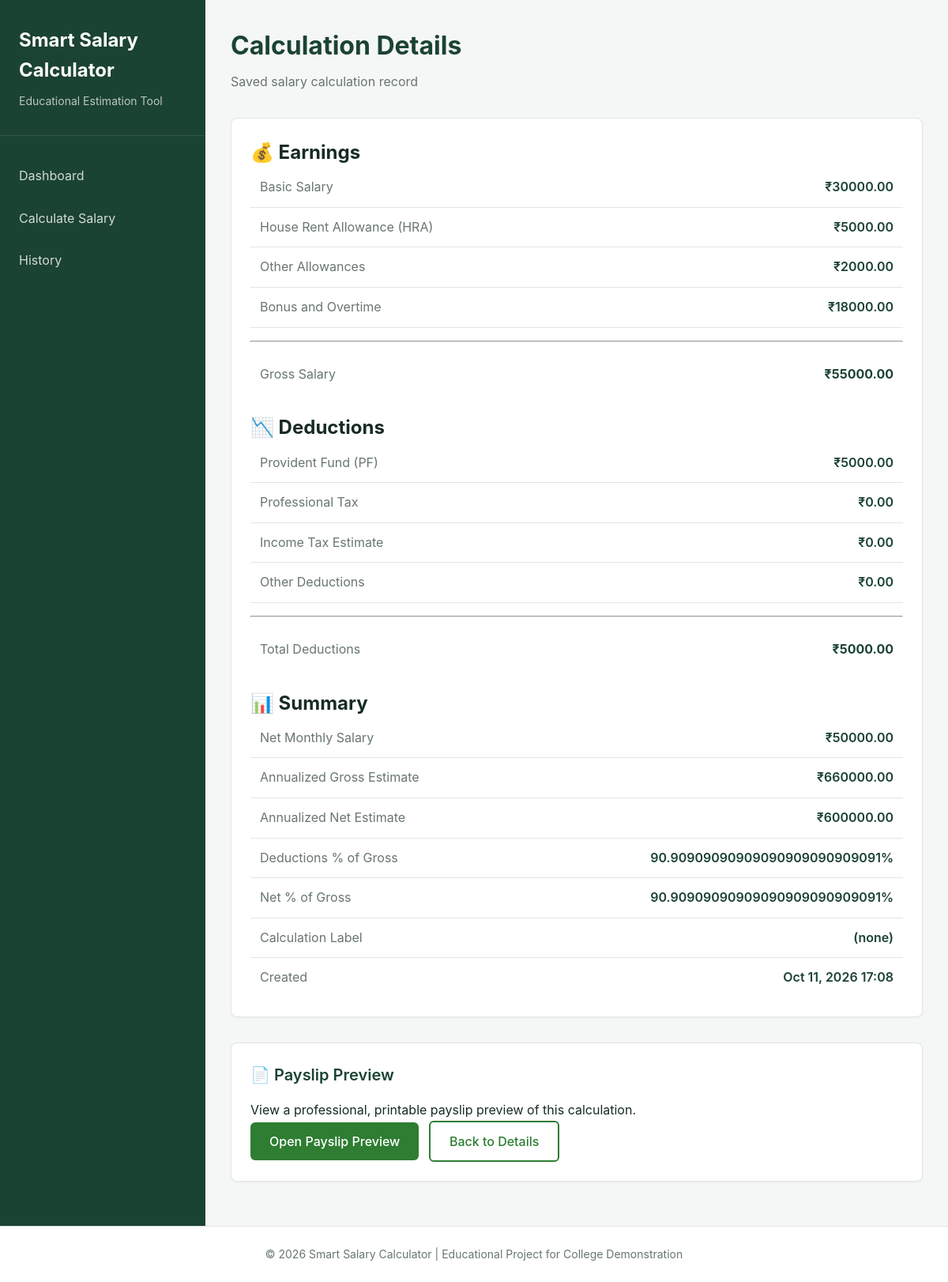
Page /calculation/9/ on the committed database.
### calculator/models.py (models this page shows, shortened)
class SalaryCalculation(models.Model):
    created_at = models.DateTimeField(
        auto_now_add=True, help_text="Timestamp when this calculation was created"
    )
    label = models.CharField(
        max_length=200,
        blank=True,
        null=True,
        help_text="Optional descriptive label for this calculation",
    )
    basic_salary = models.DecimalField(
        max_digits=12,
        decimal_places=2,
        help_text="Monthly basic salary",
    )
    hra = models.DecimalField(
        max_digits=12,
        decimal_places=2,
        default=Decimal("0.00"),
        help_text="House Rent Allowance",
    )
    other_allowances = models.DecimalField(
        max_digits=12,
        decimal_places=2,
        default=Decimal("0.00"),
        help_text="Other monthly allowances",
    )
    bonus_overtime = models.DecimalField(
        max_digits=12,
        decimal_places=2,
        default=Decimal("0.00"),
        help_text="Bonus and overtime pay",
    )
    pf_deduction = models.DecimalField(
        max_digits=12,
        decimal_places=2,
        default=Decimal("0.00"),
        help_text="Provident Fund deduction",
    )
    professional_tax = models.DecimalField(
        max_digits=12,
        decimal_places=2,
        default=Decimal("0.00"),
        help_text="Professional tax deduction",
    )
    income_tax_estimate = models.DecimalField(
        max_digits=12,
        decimal_places=2,
        default=Decimal("0.00"),
        help_text="Estimated income tax deduction",
    )
    other_deductions = models.DecimalField(
        max_digits=12,
        decimal_places=2,
        default=Decimal("0.00"),
        help_text="Other deductions",
    )
    gross_salary = models.DecimalField(
        max_digits=12,
        decimal_places=2,
        help_text="Calculated gross salary (snapshot)",
    )
    total_deductions = models.DecimalField(
        max_digits=12,
        decimal_places=2,
        help_text="Calculated total deductions (snapshot)",
    )
    net_salary = models.DecimalField(
        max_digits=12,
        decimal_places=2,
        help_text="Calculated net salary (snapshot)",
    )
    class Meta:
        ordering = ["-created_at"]
        verbose_name = "Salary Calculation"
        verbose_name_plural = "Salary Calculations"

### calculator/views.py (the view)
# urls.py: path('calculation/<int:calc_id>/', calculator_views.history_detail, name='history_detail'),
def history_detail(request, calc_id):
    calc = get_object_or_404(SalaryCalculation, id=calc_id)
    monthly_gross = calc.gross_salary
    monthly_net = calc.net_salary
    annualized_gross = monthly_gross * 12
    annualized_net = monthly_net * 12
    if monthly_gross > 0:
        total_deductions_pct = (monthly_net / monthly_gross) * 100
        net_pct_of_gross = (calc.net_salary / calc.gross_salary) * 100
    else:
        total_deductions_pct = Decimal('0.00')
        net_pct_of_gross = Decimal('0.00')
    is_negative = calc.net_salary < 0
    context = {
        'calc': calc,
        'annualized_gross': annualized_gross,
        'annualized_net': annualized_net,
        'total_deductions_pct': total_deductions_pct,
        'net_pct_of_gross': net_pct_of_gross,
        'is_negative': is_negative,
    }
    return render(request, 'calculator/history_detail.html', context)

### templates/calculator/history_detail.html (shortened to what this page needs)
{% extends 'base.html' %}
{% block content %}
<div class="page-header">
    <h1 class="page-title">Calculation Details</h1>
    <p class="page-description">Saved salary calculation record</p>
</div>
<div class="card">
    <div class="card-body">
        <div class="detail-section">
            <h2 class="detail-section-header">💰 Earnings</h2>
            <div class="details-list">
                <div class="details-item">
                    <span class="details-label">Basic Salary</span>
                    <span class="details-value">₹{{ calc.basic_salary }}</span>
                </div>
                <div class="details-item">
                    <span class="details-label">House Rent Allowance (HRA)</span>
                    <span class="details-value">₹{{ calc.hra }}</span>
                </div>
                <div class="details-item">
                    <span class="details-label">Other Allowances</span>
                    <span class="details-value">₹{{ calc.other_allowances }}</span>
                </div>
                <div class="details-item">
                    <span class="details-label">Bonus and Overtime</span>
                    <span class="details-value">₹{{ calc.bonus_overtime }}</span>
                </div>
                <hr style="margin: 1rem 0;">
                <div class="details-item details-total">
                    <span class="details-label">Gross Salary</span>
                    <span class="details-value"><strong>₹{{ calc.gross_salary }}</strong></span>
                </div>
            </div>
        </div>
        <div class="detail-section" style="margin-top: 1.5rem;">
            <h2 class="detail-section-header">📉 Deductions</h2>
            <div class="details-list">
                <div class="details-item">
                    <span class="details-label">Provident Fund (PF)</span>
                    <span class="details-value">₹{{ calc.pf_deduction }}</span>
                </div>
                <div class="details-item">
                    <span class="details-label">Professional Tax</span>
                    <span class="details-value">₹{{ calc.professional_tax }}</span>
                </div>
                <div class="details-item">
                    <span class="details-label">Income Tax Estimate</span>
                    <span class="details-value">₹{{ calc.income_tax_estimate }}</span>
                </div>
                <div class="details-item">
                    <span class="details-label">Other Deductions</span>
                    <span class="details-value">₹{{ calc.other_deductions }}</span>
                </div>
                <hr style="margin: 1rem 0;">
                <div class="details-item details-total">
                    <span class="details-label">Total Deductions</span>
                    <span class="details-value"><strong>₹{{ calc.total_deductions }}</strong></span>
                </div>
            </div>
        </div>
        <div class="detail-section" style="margin-top: 1.5rem;">
            <h2 class="detail-section-header">📊 Summary</h2>
            <div class="details-list">
                <div class="details-item">
                    <span class="details-label">Net Monthly Salary</span>
                    <span class="details-value {% if is_negative %}result-value-negative{% endif %}">₹{{ calc.net_salary }}</span>
                </div>
                {% if calc.gross_salary > 0 %}
                <div class="details-item">
                    <span class="details-label">Annualized Gross Estimate</span>
                    <span class="details-value">₹{{ annualized_gross }}</span>
                </div>
                <div class="details-item">
                    <span class="details-label">Annualized Net Estimate</span>
                    <span class="details-value">₹{{ annualized_net }}</span>
                </div>
                <div class="details-item">
                    <span class="details-label">Deductions % of Gross</span>
                    <span class="details-value">{{ total_deductions_pct }}%</span>
                </div>
                <div class="details-item">
                    <span class="details-label">Net % of Gross</span>
                    <span class="details-value">{{ net_pct_of_gross }}%</span>
                </div>
                {% endif %}
                <div class="details-item">
                    <span class="details-label">Calculation Label</span>
                    <span class="details-value">{{ calc.label|default:'(none)' }}</span>
                </div>
                <div class="details-item">
                    <span class="details-label">Created</span>
                    <span class="details-value">{{ calc.created_at|date:"M d, Y H:i" }}</span>
                </div>
            </div>
        </div>
    </div>
</div>
<div class="card" style="margin-top: 2rem;">
    <div class="card-body">
        <h2 class="card-header">📄 Payslip Preview</h2>
        <p>View a professional, printable payslip preview of this calculation.</p>
        <a href="{% url 'payslip' calc_id=calc.id %}" class="btn btn-primary">Open Payslip Preview</a>
        <a href="{% url 'history_detail' calc.id %}" class="btn btn-secondary" style="margin-left: 0.5rem;">Back to Details</a>
    </div>
</div>
{% endblock %}

### static/css/style.css (style rules this page uses)
:root { --primary-green: #2E7D32; --dark-green: #1B4332; --main-text: #172B24; --page-bg: #F5F7F6; --card-bg: #FFFFFF; --border-color: #E0E7E3; --secondary-text: #68766E; --error-color: #C62828; --warning-color: #F57C00; --success-color: #2E7D32; }
* { margin: 0; padding: 0; box-sizing: border-box; }
body { font-family: -apple-system, BlinkMacSystemFont, 'Segoe UI', 'Roboto', 'Oxygen', 'Ubuntu', 'Cantarell', sans-serif; background-color: var(--page-bg); color: var(--main-text); line-height: 1.6; min-height: 100vh; display: flex; flex-direction: column; }
.page-header { margin-bottom: 2rem; }
.page-title { font-size: 2rem; font-weight: 700; color: var(--dark-green); margin-bottom: 0.5rem; }
.page-description { font-size: 1rem; color: var(--secondary-text); }
.card { background-color: var(--card-bg); border: 1px solid var(--border-color); border-radius: 8px; padding: 1.5rem; margin-bottom: 1.5rem; box-shadow: 0 1px 3px rgba(0, 0, 0, 0.05); }
.card-header { font-size: 1.25rem; font-weight: 600; color: var(--dark-green); margin-bottom: 1rem; }
.card-body { color: var(--main-text); }
.btn { display: inline-block; padding: 0.75rem 1.5rem; font-size: 1rem; font-weight: 500; text-align: center; text-decoration: none; border: none; border-radius: 6px; cursor: pointer; transition: all 0.2s; line-height: 1.5; }
.btn-primary { background-color: var(--primary-green); color: white; }
.btn-secondary { background-color: white; color: var(--primary-green); border: 2px solid var(--primary-green); }
.details-list { list-style: none; padding: 0; }
.details-item { display: flex; justify-content: space-between; padding: 0.75rem; border-bottom: 1px solid var(--border-color); }
.details-item:last-child { border-bottom: none; }
.details-label { color: var(--secondary-text); }
.details-value { font-weight: 600; color: var(--dark-green); }

### rows in the picture
SalaryCalculation: basic_salary "30000.00", hra "5000.00", other_allowances "2000.00", bonus_overtime "18000.00", gross_salary "55000.00", pf_deduction "5000.00", professional_tax "0.00", income_tax_estimate "0.00", other_deductions "0.00", total_deductions "5000.00", net_salary "50000.00", label "(none)", created_at "Oct 11, 2026 17:08"

### other values in the picture
{{ annualized_gross }} "660000.00"
{{ annualized_net }} "600000.00"
{{ total_deductions_pct }} "90.90909090909090909090909091"
{{ net_pct_of_gross }} "90.90909090909090909090909091"
